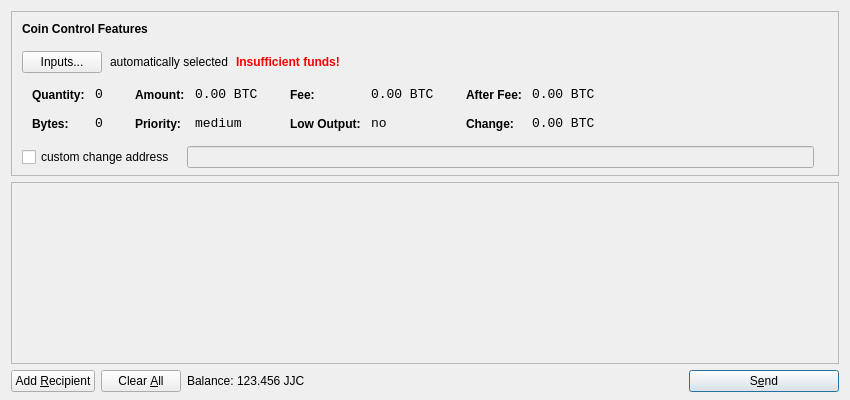
<?xml version="1.0" encoding="UTF-8"?>
<ui version="4.0">
 <class>SendCoinsDialog</class>
 <widget class="QDialog" name="SendCoinsDialog">
  <property name="geometry">
   <rect>
    <x>0</x>
    <y>0</y>
    <width>850</width>
    <height>400</height>
   </rect>
  </property>
  <property name="windowTitle">
   <string>Send Coins</string>
  </property>
  <layout class="QVBoxLayout" name="verticalLayout" stretch="0,1,0">
   <property name="bottomMargin">
    <number>8</number>
   </property>
   <item>
    <widget class="QFrame" name="frameCoinControl">
     <property name="sizePolicy">
      <sizepolicy hsizetype="Expanding" vsizetype="Expanding">
       <horstretch>0</horstretch>
       <verstretch>0</verstretch>
      </sizepolicy>
     </property>
     <property name="maximumSize">
      <size>
       <width>16777215</width>
       <height>16777215</height>
      </size>
     </property>
     <property name="frameShape">
      <enum>QFrame::StyledPanel</enum>
     </property>
     <property name="frameShadow">
      <enum>QFrame::Sunken</enum>
     </property>
     <layout class="QVBoxLayout" name="verticalLayoutCoinControl2">
      <property name="spacing">
       <number>-1</number>
      </property>
      <property name="leftMargin">
       <number>0</number>
      </property>
      <property name="topMargin">
       <number>0</number>
      </property>
      <property name="rightMargin">
       <number>0</number>
      </property>
      <property name="bottomMargin">
       <number>6</number>
      </property>
      <item>
       <layout class="QVBoxLayout" name="verticalLayoutCoinControl" stretch="0,0,0,0,1">
        <property name="spacing">
         <number>0</number>
        </property>
        <property name="leftMargin">
         <number>10</number>
        </property>
        <property name="topMargin">
         <number>10</number>
        </property>
        <item>
         <layout class="QHBoxLayout" name="horizontalLayoutCoinControl1">
          <property name="bottomMargin">
           <number>15</number>
          </property>
          <item>
           <widget class="QLabel" name="labelCoinControlFeatures">
            <property name="sizePolicy">
             <sizepolicy hsizetype="Preferred" vsizetype="Maximum">
              <horstretch>0</horstretch>
              <verstretch>0</verstretch>
             </sizepolicy>
            </property>
            <property name="font">
             <font>
              <weight>75</weight>
              <bold>true</bold>
             </font>
            </property>
            <property name="styleSheet">
             <string notr="true">font-weight:bold;</string>
            </property>
            <property name="text">
             <string>Coin Control Features</string>
            </property>
           </widget>
          </item>
         </layout>
        </item>
        <item>
         <layout class="QHBoxLayout" name="horizontalLayoutCoinControl2" stretch="0,0,0,0">
          <property name="spacing">
           <number>8</number>
          </property>
          <property name="bottomMargin">
           <number>10</number>
          </property>
          <item>
           <widget class="QPushButton" name="pushButtonCoinControl">
            <property name="styleSheet">
             <string notr="true"/>
            </property>
            <property name="text">
             <string>Inputs...</string>
            </property>
           </widget>
          </item>
          <item>
           <widget class="QLabel" name="labelCoinControlAutomaticallySelected">
            <property name="text">
             <string>automatically selected</string>
            </property>
            <property name="margin">
             <number>5</number>
            </property>
           </widget>
          </item>
          <item>
           <widget class="QLabel" name="labelCoinControlInsuffFunds">
            <property name="font">
             <font>
              <weight>75</weight>
              <bold>true</bold>
             </font>
            </property>
            <property name="styleSheet">
             <string notr="true">color:red;font-weight:bold;</string>
            </property>
            <property name="text">
             <string>Insufficient funds!</string>
            </property>
            <property name="margin">
             <number>5</number>
            </property>
           </widget>
          </item>
          <item>
           <spacer name="horizontalSpacerCoinControl">
            <property name="orientation">
             <enum>Qt::Horizontal</enum>
            </property>
            <property name="sizeHint" stdset="0">
             <size>
              <width>40</width>
              <height>1</height>
             </size>
            </property>
           </spacer>
          </item>
         </layout>
        </item>
        <item>
         <widget class="QWidget" name="widgetCoinControl" native="true">
          <property name="sizePolicy">
           <sizepolicy hsizetype="Preferred" vsizetype="Preferred">
            <horstretch>0</horstretch>
            <verstretch>0</verstretch>
           </sizepolicy>
          </property>
          <property name="minimumSize">
           <size>
            <width>0</width>
            <height>0</height>
           </size>
          </property>
          <property name="styleSheet">
           <string notr="true"/>
          </property>
          <layout class="QHBoxLayout" name="horizontalLayoutCoinControl5">
           <property name="margin">
            <number>0</number>
           </property>
           <item>
            <layout class="QHBoxLayout" name="horizontalLayoutCoinControl3" stretch="0,0,0,1">
             <property name="spacing">
              <number>20</number>
             </property>
             <property name="topMargin">
              <number>0</number>
             </property>
             <property name="bottomMargin">
              <number>10</number>
             </property>
             <item>
              <layout class="QFormLayout" name="formLayoutCoinControl1">
               <property name="horizontalSpacing">
                <number>10</number>
               </property>
               <property name="verticalSpacing">
                <number>14</number>
               </property>
               <property name="leftMargin">
                <number>10</number>
               </property>
               <property name="topMargin">
                <number>4</number>
               </property>
               <property name="rightMargin">
                <number>6</number>
               </property>
               <item row="0" column="0">
                <widget class="QLabel" name="labelCoinControlQuantityText">
                 <property name="styleSheet">
                  <string notr="true">font-weight:bold;</string>
                 </property>
                 <property name="text">
                  <string>Quantity:</string>
                 </property>
                 <property name="margin">
                  <number>0</number>
                 </property>
                </widget>
               </item>
               <item row="0" column="1">
                <widget class="QLabel" name="labelCoinControlQuantity">
                 <property name="font">
                  <font>
                   <family>Monospace</family>
                   <pointsize>10</pointsize>
                  </font>
                 </property>
                 <property name="cursor">
                  <cursorShape>IBeamCursor</cursorShape>
                 </property>
                 <property name="contextMenuPolicy">
                  <enum>Qt::ActionsContextMenu</enum>
                 </property>
                 <property name="text">
                  <string notr="true">0</string>
                 </property>
                 <property name="margin">
                  <number>0</number>
                 </property>
                 <property name="textInteractionFlags">
                  <set>Qt::LinksAccessibleByMouse|Qt::TextSelectableByKeyboard|Qt::TextSelectableByMouse</set>
                 </property>
                </widget>
               </item>
               <item row="1" column="0">
                <widget class="QLabel" name="labelCoinControlBytesText">
                 <property name="styleSheet">
                  <string notr="true">font-weight:bold;</string>
                 </property>
                 <property name="text">
                  <string>Bytes:</string>
                 </property>
                </widget>
               </item>
               <item row="1" column="1">
                <widget class="QLabel" name="labelCoinControlBytes">
                 <property name="font">
                  <font>
                   <family>Monospace</family>
                   <pointsize>10</pointsize>
                  </font>
                 </property>
                 <property name="cursor">
                  <cursorShape>IBeamCursor</cursorShape>
                 </property>
                 <property name="contextMenuPolicy">
                  <enum>Qt::ActionsContextMenu</enum>
                 </property>
                 <property name="text">
                  <string notr="true">0</string>
                 </property>
                 <property name="textInteractionFlags">
                  <set>Qt::LinksAccessibleByMouse|Qt::TextSelectableByKeyboard|Qt::TextSelectableByMouse</set>
                 </property>
                </widget>
               </item>
              </layout>
             </item>
             <item>
              <layout class="QFormLayout" name="formLayoutCoinControl2">
               <property name="horizontalSpacing">
                <number>10</number>
               </property>
               <property name="verticalSpacing">
                <number>14</number>
               </property>
               <property name="leftMargin">
                <number>6</number>
               </property>
               <property name="topMargin">
                <number>4</number>
               </property>
               <property name="rightMargin">
                <number>6</number>
               </property>
               <item row="0" column="0">
                <widget class="QLabel" name="labelCoinControlAmountText">
                 <property name="styleSheet">
                  <string notr="true">font-weight:bold;</string>
                 </property>
                 <property name="text">
                  <string>Amount:</string>
                 </property>
                 <property name="margin">
                  <number>0</number>
                 </property>
                </widget>
               </item>
               <item row="0" column="1">
                <widget class="QLabel" name="labelCoinControlAmount">
                 <property name="font">
                  <font>
                   <family>Monospace</family>
                   <pointsize>10</pointsize>
                  </font>
                 </property>
                 <property name="cursor">
                  <cursorShape>IBeamCursor</cursorShape>
                 </property>
                 <property name="contextMenuPolicy">
                  <enum>Qt::ActionsContextMenu</enum>
                 </property>
                 <property name="text">
                  <string notr="true">0.00 BTC</string>
                 </property>
                 <property name="textInteractionFlags">
                  <set>Qt::LinksAccessibleByMouse|Qt::TextSelectableByKeyboard|Qt::TextSelectableByMouse</set>
                 </property>
                </widget>
               </item>
               <item row="1" column="0">
                <widget class="QLabel" name="labelCoinControlPriorityText">
                 <property name="styleSheet">
                  <string notr="true">font-weight:bold;</string>
                 </property>
                 <property name="text">
                  <string>Priority:</string>
                 </property>
                </widget>
               </item>
               <item row="1" column="1">
                <widget class="QLabel" name="labelCoinControlPriority">
                 <property name="font">
                  <font>
                   <family>Monospace</family>
                   <pointsize>10</pointsize>
                  </font>
                 </property>
                 <property name="cursor">
                  <cursorShape>IBeamCursor</cursorShape>
                 </property>
                 <property name="contextMenuPolicy">
                  <enum>Qt::ActionsContextMenu</enum>
                 </property>
                 <property name="text">
                  <string>medium</string>
                 </property>
                 <property name="textInteractionFlags">
                  <set>Qt::LinksAccessibleByMouse|Qt::TextSelectableByKeyboard|Qt::TextSelectableByMouse</set>
                 </property>
                </widget>
               </item>
              </layout>
             </item>
             <item>
              <layout class="QFormLayout" name="formLayoutCoinControl3">
               <property name="horizontalSpacing">
                <number>10</number>
               </property>
               <property name="verticalSpacing">
                <number>14</number>
               </property>
               <property name="leftMargin">
                <number>6</number>
               </property>
               <property name="topMargin">
                <number>4</number>
               </property>
               <property name="rightMargin">
                <number>6</number>
               </property>
               <item row="0" column="0">
                <widget class="QLabel" name="labelCoinControlFeeText">
                 <property name="styleSheet">
                  <string notr="true">font-weight:bold;</string>
                 </property>
                 <property name="text">
                  <string>Fee:</string>
                 </property>
                 <property name="margin">
                  <number>0</number>
                 </property>
                </widget>
               </item>
               <item row="0" column="1">
                <widget class="QLabel" name="labelCoinControlFee">
                 <property name="font">
                  <font>
                   <family>Monospace</family>
                   <pointsize>10</pointsize>
                  </font>
                 </property>
                 <property name="cursor">
                  <cursorShape>IBeamCursor</cursorShape>
                 </property>
                 <property name="contextMenuPolicy">
                  <enum>Qt::ActionsContextMenu</enum>
                 </property>
                 <property name="text">
                  <string notr="true">0.00 BTC</string>
                 </property>
                 <property name="textInteractionFlags">
                  <set>Qt::LinksAccessibleByMouse|Qt::TextSelectableByKeyboard|Qt::TextSelectableByMouse</set>
                 </property>
                </widget>
               </item>
               <item row="1" column="0">
                <widget class="QLabel" name="labelCoinControlLowOutputText">
                 <property name="styleSheet">
                  <string notr="true">font-weight:bold;</string>
                 </property>
                 <property name="text">
                  <string>Low Output:</string>
                 </property>
                </widget>
               </item>
               <item row="1" column="1">
                <widget class="QLabel" name="labelCoinControlLowOutput">
                 <property name="font">
                  <font>
                   <family>Monospace</family>
                   <pointsize>10</pointsize>
                  </font>
                 </property>
                 <property name="cursor">
                  <cursorShape>IBeamCursor</cursorShape>
                 </property>
                 <property name="contextMenuPolicy">
                  <enum>Qt::ActionsContextMenu</enum>
                 </property>
                 <property name="text">
                  <string>no</string>
                 </property>
                 <property name="textInteractionFlags">
                  <set>Qt::LinksAccessibleByMouse|Qt::TextSelectableByKeyboard|Qt::TextSelectableByMouse</set>
                 </property>
                </widget>
               </item>
              </layout>
             </item>
             <item>
              <layout class="QFormLayout" name="formLayoutCoinControl4">
               <property name="horizontalSpacing">
                <number>10</number>
               </property>
               <property name="verticalSpacing">
                <number>14</number>
               </property>
               <property name="leftMargin">
                <number>6</number>
               </property>
               <property name="topMargin">
                <number>4</number>
               </property>
               <property name="rightMargin">
                <number>6</number>
               </property>
               <item row="0" column="0">
                <widget class="QLabel" name="labelCoinControlAfterFeeText">
                 <property name="styleSheet">
                  <string notr="true">font-weight:bold;</string>
                 </property>
                 <property name="text">
                  <string>After Fee:</string>
                 </property>
                 <property name="margin">
                  <number>0</number>
                 </property>
                </widget>
               </item>
               <item row="0" column="1">
                <widget class="QLabel" name="labelCoinControlAfterFee">
                 <property name="font">
                  <font>
                   <family>Monospace</family>
                   <pointsize>10</pointsize>
                  </font>
                 </property>
                 <property name="cursor">
                  <cursorShape>IBeamCursor</cursorShape>
                 </property>
                 <property name="contextMenuPolicy">
                  <enum>Qt::ActionsContextMenu</enum>
                 </property>
                 <property name="text">
                  <string notr="true">0.00 BTC</string>
                 </property>
                 <property name="textInteractionFlags">
                  <set>Qt::LinksAccessibleByMouse|Qt::TextSelectableByKeyboard|Qt::TextSelectableByMouse</set>
                 </property>
                </widget>
               </item>
               <item row="1" column="0">
                <widget class="QLabel" name="labelCoinControlChangeText">
                 <property name="styleSheet">
                  <string notr="true">font-weight:bold;</string>
                 </property>
                 <property name="text">
                  <string>Change:</string>
                 </property>
                </widget>
               </item>
               <item row="1" column="1">
                <widget class="QLabel" name="labelCoinControlChange">
                 <property name="font">
                  <font>
                   <family>Monospace</family>
                   <pointsize>10</pointsize>
                  </font>
                 </property>
                 <property name="cursor">
                  <cursorShape>IBeamCursor</cursorShape>
                 </property>
                 <property name="contextMenuPolicy">
                  <enum>Qt::ActionsContextMenu</enum>
                 </property>
                 <property name="text">
                  <string notr="true">0.00 BTC</string>
                 </property>
                 <property name="textInteractionFlags">
                  <set>Qt::LinksAccessibleByMouse|Qt::TextSelectableByKeyboard|Qt::TextSelectableByMouse</set>
                 </property>
                </widget>
               </item>
              </layout>
             </item>
            </layout>
           </item>
          </layout>
         </widget>
        </item>
        <item>
         <layout class="QHBoxLayout" name="horizontalLayoutCoinControl4" stretch="0,0,0">
          <property name="spacing">
           <number>12</number>
          </property>
          <property name="sizeConstraint">
           <enum>QLayout::SetDefaultConstraint</enum>
          </property>
          <property name="topMargin">
           <number>5</number>
          </property>
          <property name="rightMargin">
           <number>5</number>
          </property>
          <item>
           <widget class="QCheckBox" name="checkBoxCoinControlChange">
            <property name="text">
             <string>custom change address</string>
            </property>
           </widget>
          </item>
          <item>
           <widget class="QLineEdit" name="lineEditCoinControlChange">
            <property name="enabled">
             <bool>false</bool>
            </property>
            <property name="sizePolicy">
             <sizepolicy hsizetype="Expanding" vsizetype="Fixed">
              <horstretch>0</horstretch>
              <verstretch>0</verstretch>
             </sizepolicy>
            </property>
           </widget>
          </item>
          <item>
           <widget class="QLabel" name="labelCoinControlChangeLabel">
            <property name="sizePolicy">
             <sizepolicy hsizetype="Preferred" vsizetype="Expanding">
              <horstretch>0</horstretch>
              <verstretch>0</verstretch>
             </sizepolicy>
            </property>
            <property name="minimumSize">
             <size>
              <width>0</width>
              <height>0</height>
             </size>
            </property>
            <property name="text">
             <string/>
            </property>
            <property name="margin">
             <number>3</number>
            </property>
           </widget>
          </item>
         </layout>
        </item>
        <item>
         <spacer name="verticalSpacerCoinControl">
          <property name="orientation">
           <enum>Qt::Vertical</enum>
          </property>
          <property name="sizeHint" stdset="0">
           <size>
            <width>800</width>
            <height>1</height>
           </size>
          </property>
         </spacer>
        </item>
       </layout>
      </item>
     </layout>
    </widget>
   </item>
   <item>
    <widget class="QScrollArea" name="scrollArea">
     <property name="widgetResizable">
      <bool>true</bool>
     </property>
     <widget class="QWidget" name="scrollAreaWidgetContents">
      <property name="geometry">
       <rect>
        <x>0</x>
        <y>0</y>
        <width>830</width>
        <height>165</height>
       </rect>
      </property>
      <layout class="QVBoxLayout" name="verticalLayout_2">
       <property name="margin">
        <number>0</number>
       </property>
       <item>
        <layout class="QVBoxLayout" name="entries">
         <property name="spacing">
          <number>6</number>
         </property>
        </layout>
       </item>
       <item>
        <spacer name="verticalSpacer">
         <property name="orientation">
          <enum>Qt::Vertical</enum>
         </property>
         <property name="sizeHint" stdset="0">
          <size>
           <width>20</width>
           <height>40</height>
          </size>
         </property>
        </spacer>
       </item>
      </layout>
     </widget>
    </widget>
   </item>
   <item>
    <layout class="QHBoxLayout" name="horizontalLayout">
     <item>
      <widget class="QPushButton" name="addButton">
       <property name="toolTip">
        <string>Send to multiple recipients at once</string>
       </property>
       <property name="text">
        <string>Add &amp;Recipient</string>
       </property>
       <property name="icon">
        <iconset resource="../bitcoin.qrc">
         <normaloff>:/icons/add</normaloff>:/icons/add</iconset>
       </property>
       <property name="autoDefault">
        <bool>false</bool>
       </property>
      </widget>
     </item>
     <item>
      <widget class="QPushButton" name="clearButton">
       <property name="sizePolicy">
        <sizepolicy hsizetype="Minimum" vsizetype="Fixed">
         <horstretch>0</horstretch>
         <verstretch>0</verstretch>
        </sizepolicy>
       </property>
       <property name="toolTip">
        <string>Remove all transaction fields</string>
       </property>
       <property name="text">
        <string>Clear &amp;All</string>
       </property>
       <property name="icon">
        <iconset resource="../bitcoin.qrc">
         <normaloff>:/icons/remove</normaloff>:/icons/remove</iconset>
       </property>
       <property name="autoRepeatDelay">
        <number>300</number>
       </property>
       <property name="autoDefault">
        <bool>false</bool>
       </property>
      </widget>
     </item>
     <item>
      <layout class="QHBoxLayout" name="horizontalLayout_2">
       <property name="spacing">
        <number>3</number>
       </property>
       <item>
        <widget class="QLabel" name="label">
         <property name="text">
          <string>Balance:</string>
         </property>
        </widget>
       </item>
       <item>
        <widget class="QLabel" name="labelBalance">
         <property name="cursor">
          <cursorShape>IBeamCursor</cursorShape>
         </property>
         <property name="text">
          <string>123.456 JJC</string>
         </property>
         <property name="textInteractionFlags">
          <set>Qt::LinksAccessibleByMouse|Qt::TextSelectableByKeyboard|Qt::TextSelectableByMouse</set>
         </property>
        </widget>
       </item>
      </layout>
     </item>
     <item>
      <spacer name="horizontalSpacer">
       <property name="orientation">
        <enum>Qt::Horizontal</enum>
       </property>
       <property name="sizeHint" stdset="0">
        <size>
         <width>40</width>
         <height>20</height>
        </size>
       </property>
      </spacer>
     </item>
     <item>
      <widget class="QPushButton" name="sendButton">
       <property name="minimumSize">
        <size>
         <width>150</width>
         <height>0</height>
        </size>
       </property>
       <property name="toolTip">
        <string>Confirm the send action</string>
       </property>
       <property name="text">
        <string>S&amp;end</string>
       </property>
       <property name="icon">
        <iconset resource="../bitcoin.qrc">
         <normaloff>:/icons/send</normaloff>:/icons/send</iconset>
       </property>
       <property name="default">
        <bool>true</bool>
       </property>
      </widget>
     </item>
    </layout>
   </item>
  </layout>
 </widget>
 <resources>
  <include location="../bitcoin.qrc"/>
 </resources>
 <connections/>
</ui>
